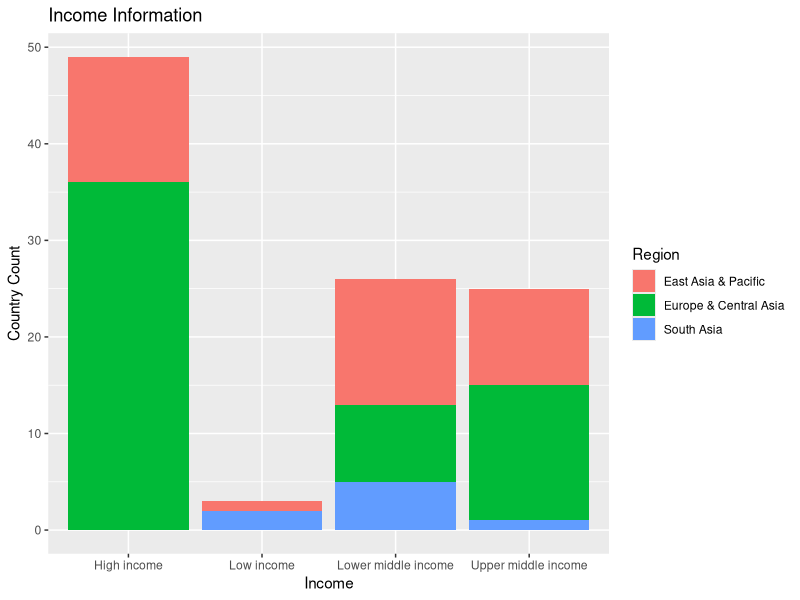

This figure's R source:
library(ggplot2)
library(dplyr)

# read .csv
country <- read.csv("../processed_data/country.csv", stringsAsFactors = FALSE)

# See the number of countrie with different level of income
high_income <- country %>%
  filter(Income.Group == "High income") %>%
  nrow()
low_income <- country %>%
  filter(Income.Group == "Low income") %>%
  nrow()
upper_middle_income <- country %>%
  filter(Income.Group == "Upper middle income") %>%
  nrow()
lower_middle_income <- country %>%
  filter(Income.Group == "Lower middle income") %>%
  nrow()

# Draw the bar plot of the the income information
plot <- ggplot(data = country) +
  geom_bar(mapping = aes(x = Income.Group, fill = Region)) +
  labs(title = "Income Information", x = "Income", y = "Country Count")
ggsave(plot, file = "income.png", scale = 1.5)
